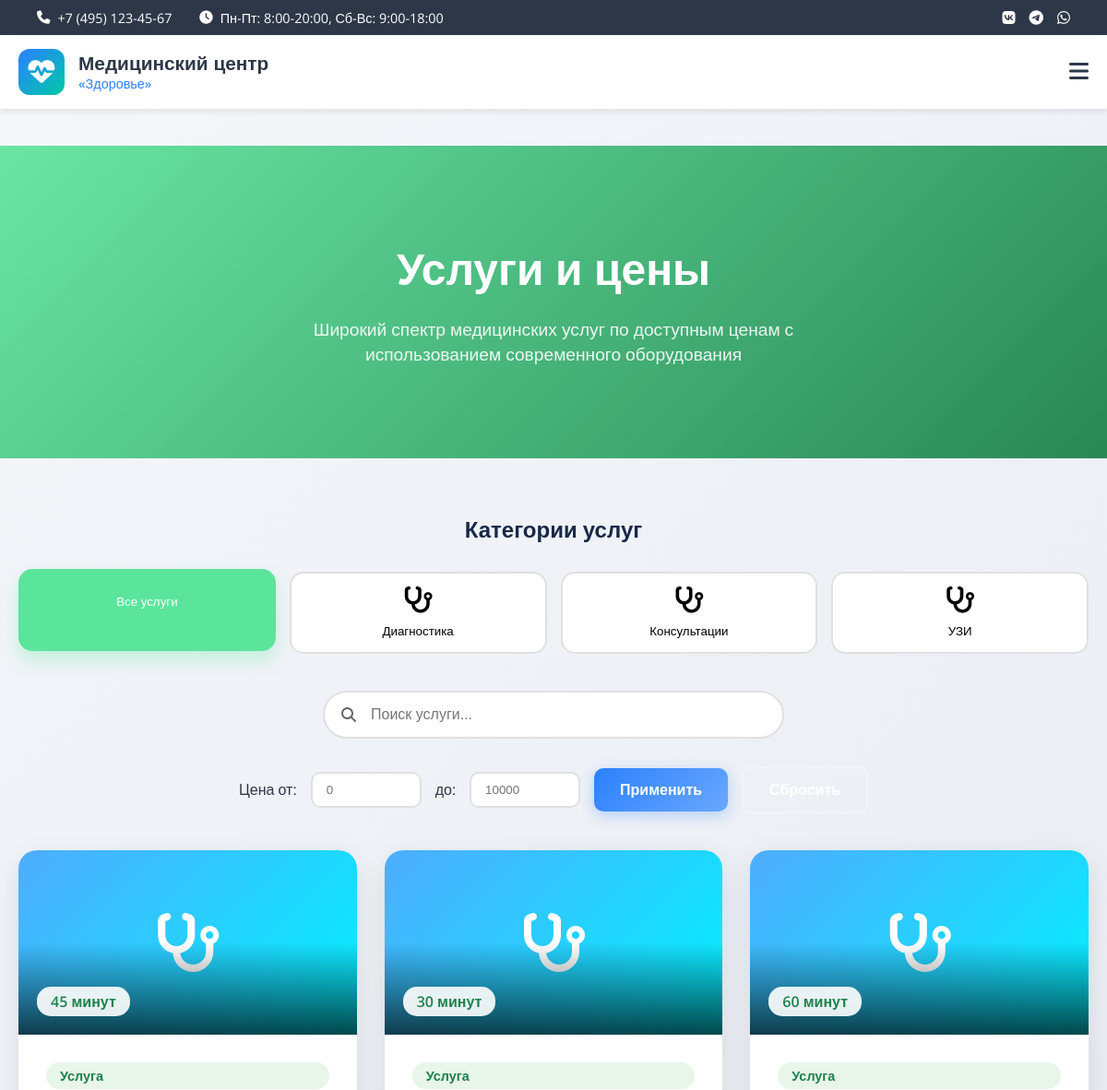
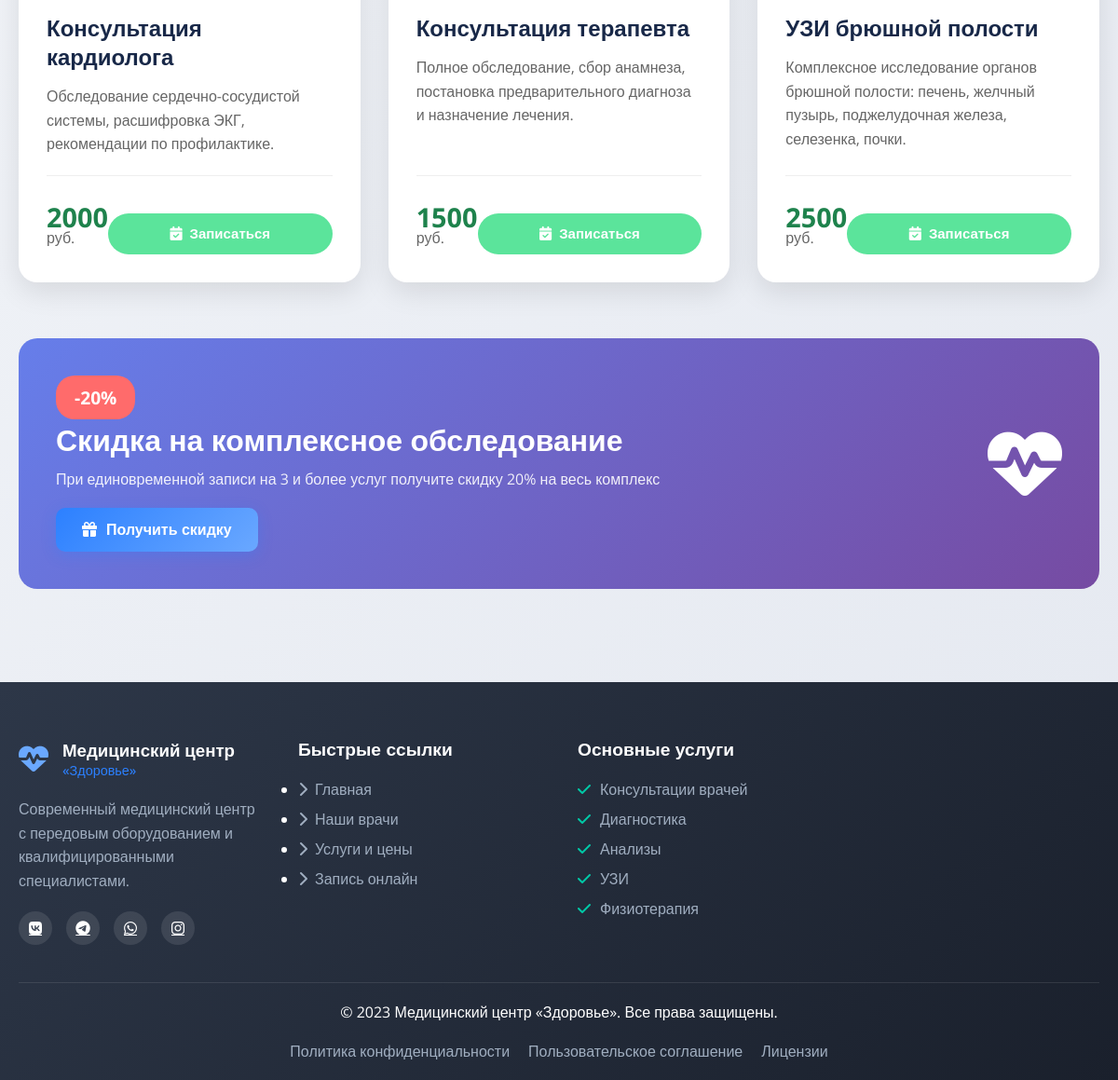
Page /services/ on the committed database (2 pictures, top to bottom).
### clinic/models.py (models this page shows, shortened)
class ServiceCategory(models.Model):
    name = models.CharField(max_length=100, verbose_name='Название категории')
    slug = models.SlugField(max_length=100, unique=True, verbose_name='URL-идентификатор')
    icon = models.CharField(
        max_length=50,
        default='stethoscope',
        verbose_name='Иконка (Font Awesome)',
        help_text='Название иконки из Font Awesome, например: stethoscope, heart, thermometer'
    )
    description = models.TextField(blank=True, verbose_name='Описание')
    order = models.IntegerField(default=0, verbose_name='Порядок отображения')
    is_active = models.BooleanField(default=True, verbose_name='Активна')
    class Meta:
        verbose_name = 'Категория услуги'
        verbose_name_plural = 'Категории услуг'
        ordering = ['order', 'name']

class Service(models.Model):
    name = models.CharField(max_length=200, verbose_name='Название услуги')
    slug = models.SlugField(max_length=200, unique=True, verbose_name='URL-идентификатор')
    description = models.TextField(verbose_name='Краткое описание')
    full_description = models.TextField(blank=True, verbose_name='Полное описание')
    price = models.DecimalField(
        max_digits=10,
        decimal_places=2,
        verbose_name='Цена (руб.)'
    )
    duration = models.IntegerField(
        verbose_name='Длительность (минуты)',
        help_text="Длительность в минутах"
    )
    category = models.ForeignKey(
        ServiceCategory,
        on_delete=models.SET_NULL,
        null=True,
        blank=True,
        related_name='services',
        verbose_name='Категория'
    )
    doctors = models.ManyToManyField(
        Doctor,
        related_name='services_offered',
        blank=True,
        verbose_name='Врачи'
    )
    is_popular = models.BooleanField(default=False, verbose_name='Популярная услуга')
    is_active = models.BooleanField(default=True, verbose_name='Активна')
    icon = models.CharField(
        max_length=50,
        default='stethoscope',
        verbose_name='Иконка',
        help_text='Название иконки из Font Awesome'
    )
    color_gradient = models.CharField(
        max_length=100,
        default='#4facfe, #00f2fe',
        verbose_name='Градиент цвета',
        help_text='Два цвета через запятую для градиента'
    )
    image = models.ImageField(
        upload_to='services/',
        null=True,
        blank=True,
        verbose_name='Изображение'
    )
    order = models.IntegerField(default=0, verbose_name='Порядок отображения')
    meta_title = models.CharField(max_length=200, blank=True, verbose_name='Мета-заголовок')
    meta_description = models.TextField(blank=True, verbose_name='Мета-описание')
    created_at = models.DateTimeField(auto_now_add=True, verbose_name='Дата создания')
    updated_at = models.DateTimeField(auto_now=True, verbose_name='Дата обновления')
    class Meta:
        verbose_name = 'Услуга'
        verbose_name_plural = 'Услуги'
        ordering = ['order', 'name']

### clinic/views.py (the view)
# urls.py: path('services/', views.ServiceListView.as_view(), name='service_list'),
class ServiceListView(ListView):
    model = Service
    template_name = 'clinic/service_list.html'
    context_object_name = 'services'
    queryset = Service.objects.filter(is_active=True).order_by('order', 'name')
    def get_context_data(self, **kwargs):
        context = super().get_context_data(**kwargs)
        context['categories'] = ServiceCategory.objects.all().order_by('order', 'name')
        return context

### clinic/templates/clinic/service_list.html (shortened to what this page needs)
{% extends 'clinic/base.html' %}
{% load static %}
{% block content %}
<section class="services-hero">
    <div class="container">
        <h1>Услуги и цены</h1>
        <p>Широкий спектр медицинских услуг по доступным ценам с использованием современного оборудования</p>
    </div>
</section>
<div class="categories-section">
    <h2 class="categories-title">Категории услуг</h2>
    <div class="categories-grid">
        <button class="category-btn active" data-category="all">
            Все услуги
        </button>
        {% for category in categories %}
        <button class="category-btn" data-category="{{ category.slug|default:category.name|lower }}">
            <i class="fas fa-{{ category.icon|default:'stethoscope' }} category-icon"></i>
            {{ category.name }}
        </button>
        {% endfor %}
    </div>
</div>
<div class="filters-section">
    <div class="search-box">
        <i class="fas fa-search"></i>
        <input type="text" id="service-search" placeholder="Поиск услуги...">
    </div>
    <div class="price-filter">
        <span>Цена от:</span>
        <input type="number" id="min-price" placeholder="0" min="0">
        <span>до:</span>
        <input type="number" id="max-price" placeholder="10000" min="0">
        <button class="btn btn-primary" id="apply-price">Применить</button>
        <button class="btn btn-outline" id="reset-price">Сбросить</button>
    </div>
</div>
<div class="services-grid" id="services-container">
    {% for service in services %}
    <div class="service-card {% if service.is_popular %}popular{% endif %}"
         data-category="{% if service.category %}{{ service.category.slug|default:service.category.name|lower }}{% else %}other{% endif %}"
         data-price="{{ service.price }}">
        <div class="service-header">
            {% if service.image %}
            <img src="{{ service.image.url }}" alt="{{ service.name }}" class="service-image">
            {% else %}
            <div class="service-image" style="background: linear-gradient(135deg, #4facfe, #00f2fe); display: flex; align-items: center; justify-content: center; color: white; font-size: 4rem;">
                <i class="fas fa-{% firstof service.icon 'stethoscope' %}"></i>
            </div>
            {% endif %}
            <div class="service-overlay">
                <span class="service-duration">{{ service.duration }} минут</span>
            </div>
        </div>
        <div class="service-content">
            <span class="service-category">{% if service.category %}{{ service.category.name }}{% else %}Услуга{% endif %}</span>
            <h3 class="service-name">{{ service.name }}</h3>
            <p class="service-description">{{ service.description|truncatechars:150 }}</p>
            <div class="service-footer">
                <div class="service-price">
                    {{ service.price|floatformat:0 }} <small>руб.</small>
                </div>
                <div class="service-actions">
                    <a href="{% url 'appointment_create' %}?service={{ service.id }}" class="btn btn-book">
                        <i class="fas fa-calendar-check"></i> Записаться
                    </a>
                </div>
            </div>
        </div>
    </div>
    {% endfor %}
</div>
<div class="promo-banner">
    <div class="promo-card">
        <div class="promo-content">
            <div class="promo-badge">-20%</div>
            <h3>Скидка на комплексное обследование</h3>
            <p>При единовременной записи на 3 и более услуг получите скидку 20% на весь комплекс</p>
            <a href="{% url 'appointment_create' %}" class="btn btn-primary">
                <i class="fas fa-gift"></i> Получить скидку
            </a>
        </div>
        <div class="promo-image">
            <i class="fas fa-heartbeat fa-5x"></i>
        </div>
    </div>
</div>
{% endblock %}

### static/css/style.css (style rules this page uses)
* { margin: 0; padding: 0; box-sizing: border-box; }
.container { max-width: 1200px; margin: 0 auto; padding: 0 20px; }
.btn { display: inline-flex; align-items: center; justify-content: center; gap: 10px; padding: 14px 28px; border-radius: 10px; font-weight: 600; text-decoration: none; transition: all 0.3s ease; border: none; cursor: pointer; font-size: 1rem; font-family: 'Montserrat', sans-serif; }
.btn-primary { background: linear-gradient(135deg, var(--primary-color), var(--primary-light)); color: white; box-shadow: 0 4px 15px rgba(44, 128, 255, 0.3); }
.btn-outline { background: transparent; color: white; border: 2px solid rgba(255, 255, 255, 0.3); }
.service-actions { display: flex; gap: 12px; margin-top: 20px; width: 100%; }
.service-actions .btn { display: inline-flex; align-items: center; justify-content: center; gap: 8px; padding: 12px 20px; border-radius: 8px; text-decoration: none; font-weight: 500; font-size: 15px; transition: all 0.3s ease; flex: 1; text-align: center; min-height: 44px; border: 2px solid transparent; }

### static/css/theme.css (style rules this page uses)
:root { --primary-color: #2c80ff; --primary-dark: #1a6ee6; --primary-light: #6aa8ff; --secondary-color: #00c9a7; --accent-color: #ff6b6b; --dark-color: #2d3748; --light-color: #f8f9fa; --gray-color: #718096; --border-color: #e2e8f0; --shadow-sm: 0 2px 4px rgba(0,0,0,0.05); --shadow-md: 0 4px 6px rgba(0,0,0,0.07); --shadow-lg: 0 10px 15px rgba(0,0,0,0.1); --transition: all 0.3s ease; }
body { font-family: 'Open Sans', sans-serif; color: var(--dark-color); background: linear-gradient(135deg, #f5f7fa 0%, #e4e8f0 100%); min-height: 100vh; display: flex; flex-direction: column; }

### rows in the picture
ServiceCategory: name "Диагностика"
ServiceCategory: name "Консультации"
ServiceCategory: name "УЗИ"
Service: duration "45", shows "Услуга", name "Консультация кардиолога", description "Обследование сердечно-сосудистой системы, расшифровка ЭКГ, рекомендации по профилактике.", price "2000"
Service: duration "30", shows "Услуга", name "Консультация терапевта", description "Полное обследование, сбор анамнеза, постановка предварительного диагноза и назначение лечения.", price "1500"
Service: duration "60", shows "Услуга", name "УЗИ брюшной полости", description "Комплексное исследование органов брюшной полости: печень, желчный пузырь, поджелудочная железа, селезенка, почки.", price "2500"
